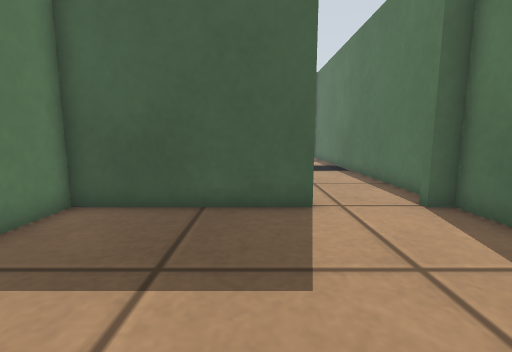
view 1 (above)

19 first-person views from a walk through a Gazebo world. The camera is 0.5 m above the floor, tilts 8° down and sees 85° across. The floor is counted in squares, 0.25 m on a side. Each view is taken from the middle of a square. On the plan, view 1 faces up. The plan holds only what a view shows up to about 16 squares ahead; the rest is blank. Simple patterns stand in for the simulator's built-in surfaces. Surface patterns are stand-ins for the level's own textures.

view 2
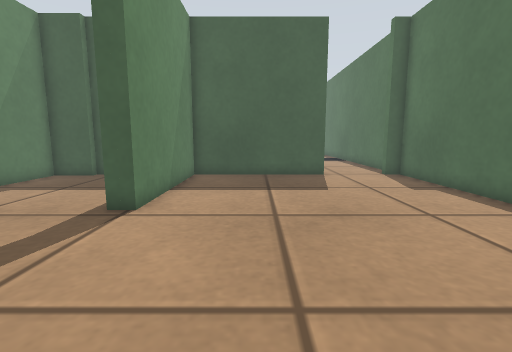

view 3
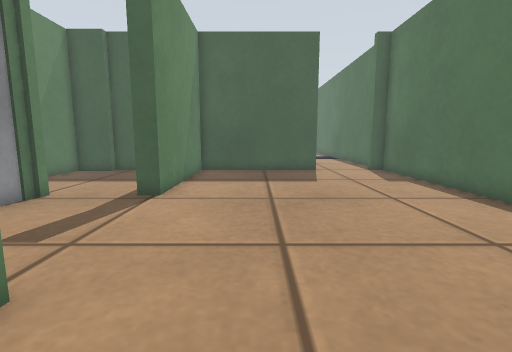

view 4
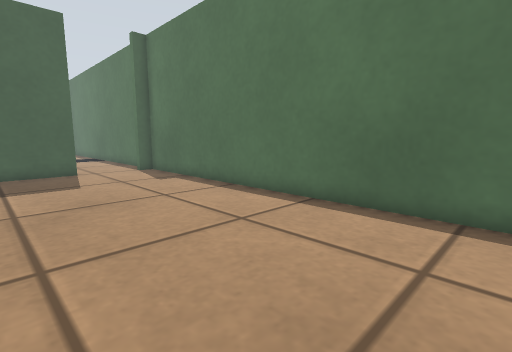

view 5
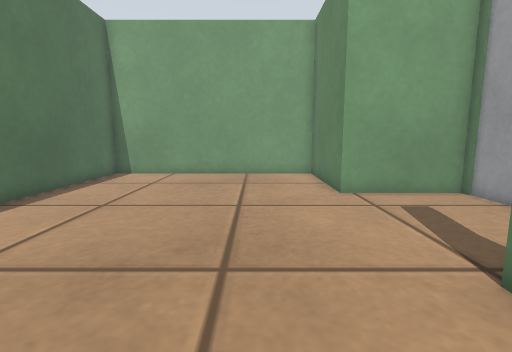

view 6
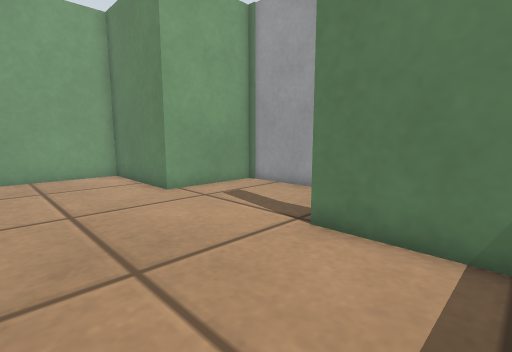

view 7
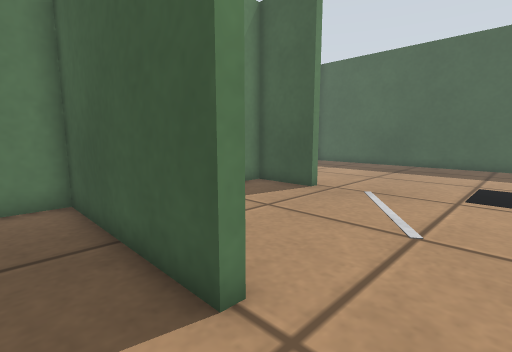

view 8
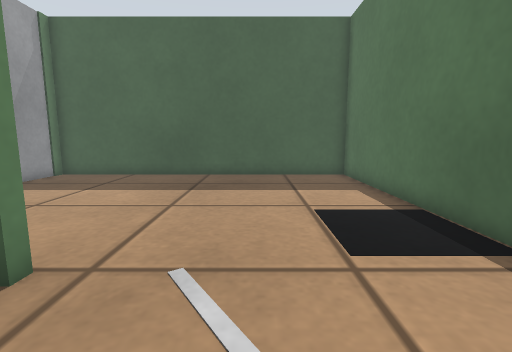

view 9
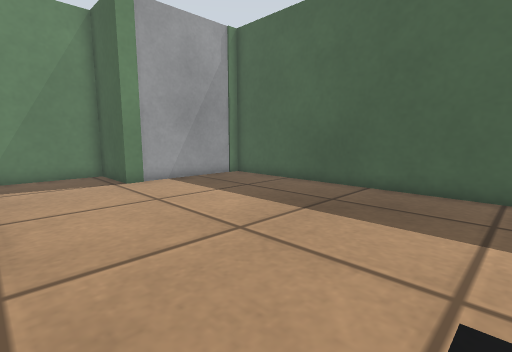

view 10
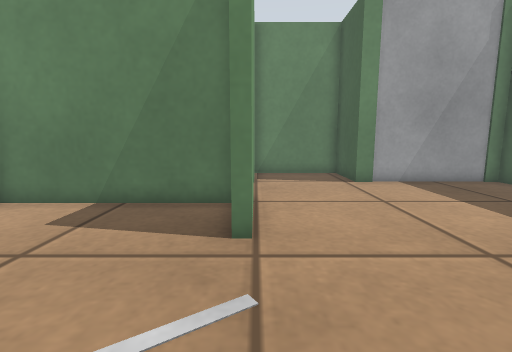

view 11
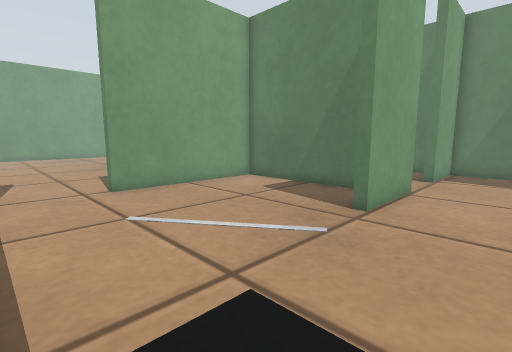

view 12
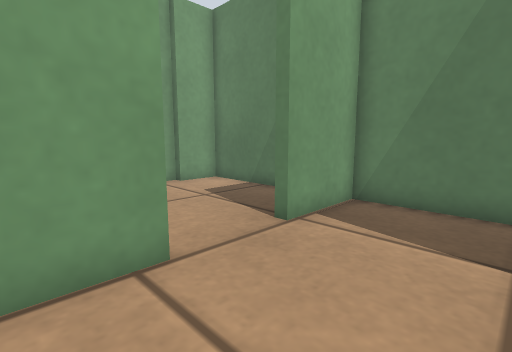

view 13
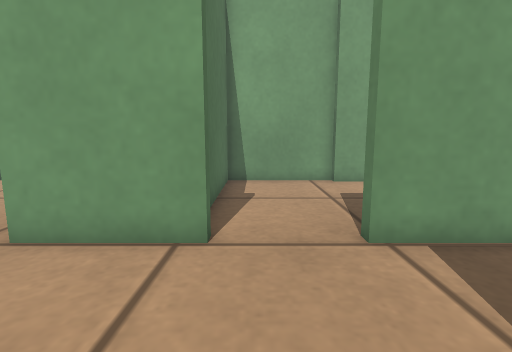

view 14
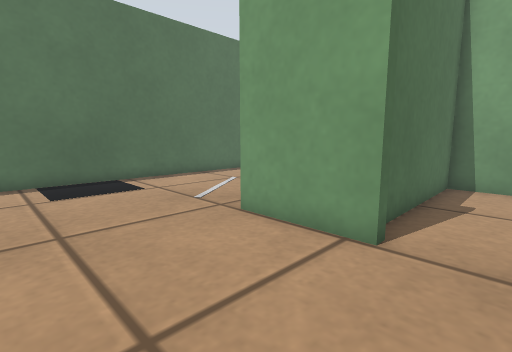

view 15
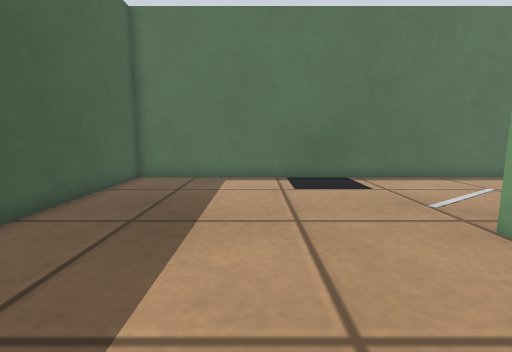

view 16
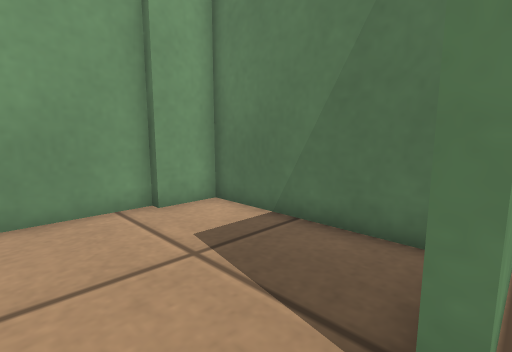

view 17
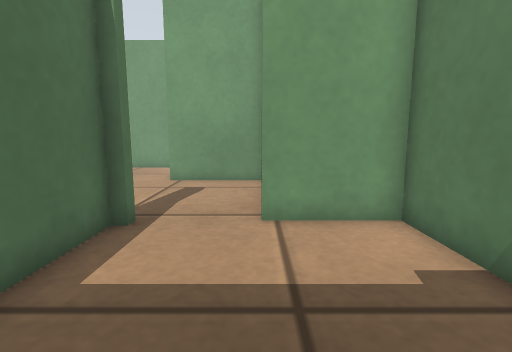

view 18
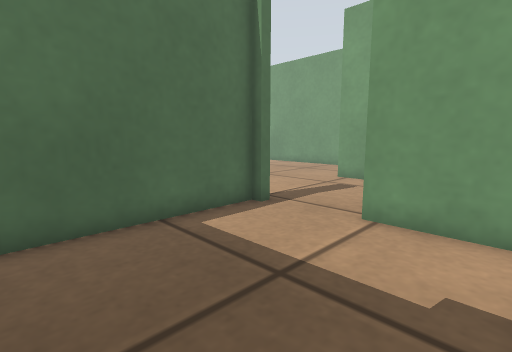

view 19
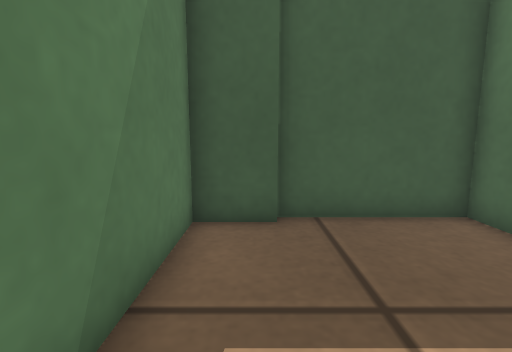

### Floor plan
Points are (right, up) in squares from view 1. A wall is a line through its corners. A room is listed if a view was taken in it or the views show most of it. See-through windows are left out.
Room 1 (views 1, 2, 3, 4, 5, 6, 7, 17, 18, 19)
walls: (-5.7, 1.5) (-5.7, 7.8) (-10.5, 7.8); (-9.4, -0.5) (-9.4, -5.5); (-9.4, -5.8) (-5, -5.8) (-5, -11.2) (5.7, -11.2) (5.7, 8.6); (1.6, 8.2) (1.6, 7.8) (-5.3, 7.8) (-5.3, 0.4); (-12.5, 7.5) (-12.5, 0.5) (-10.4, 0.5)
ways out: opening at (3.5, 8) to room 2
objects: post (-10, 0); post (-6, 1); box (5, 8)
Room 2 (views 8, 9, 10, 11, 12, 13, 14, 15)
walls: (-6.1, 15.9) (-2.3, 15.9) (-2.3, 15.5) (-5.3, 15.5) (-5.3, 8.2) (1.6, 8.2); (-10.4, 20.5) (-12.5, 20.5) (-12.5, 15.9) (-9.1, 15.9); (-9.4, 26.2) (-9.4, 21.4); (5.7, 8.6) (5.7, 26.8) (-9.4, 26.8)
ways out: opening at (3.5, 8) to room 1; opening at (-8, 16) to room 3
objects: post (-10, 21) to (-9, 21)
Room 3 (view 16)
walls: (-9.1, 15.9) (-9.1, 15.5); (-6.1, 15.5) (-6.1, 15.9); (-9.5, 8.2) (-5.7, 8.2) (-5.7, 14.5)
ways out: opening at (-8, 16) to room 2; opening at (-10, 12) to room 4
Room 4 (no view inside)
walls: (-12.5, 14.9) (-12.5, 7.5); (-10.5, 8.2) (-9.5, 8.2)
ways out: opening at (-10, 12) to room 3
objects: box (-12, 8) to (-11, 8)

Positions as (right, up) in squares from view 1, and headings:
1: (0, 0), facing up
2: (-2, -7), facing up
3: (-2, -9), facing up
4: (-2, -9), facing up-right
5: (-2, 4), facing down
6: (0, 4), facing down-left
7: (4, 6), facing up-left
8: (1, 12), facing up
9: (3, 16), facing up-left
10: (3, 16), facing left
11: (5, 19), facing down-left
12: (-4, 20), facing down-left
13: (-7, 21), facing down
14: (-8, 21), facing down-right
15: (-8, 21), facing right
16: (-7, 16), facing down-left
17: (-9, 7), facing down
18: (-12, 7), facing down-right
19: (-11, 1), facing up
